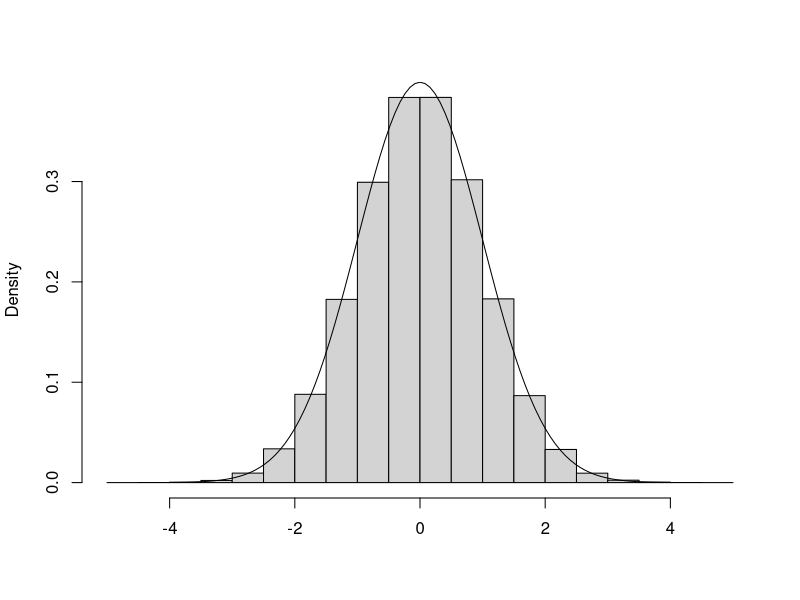
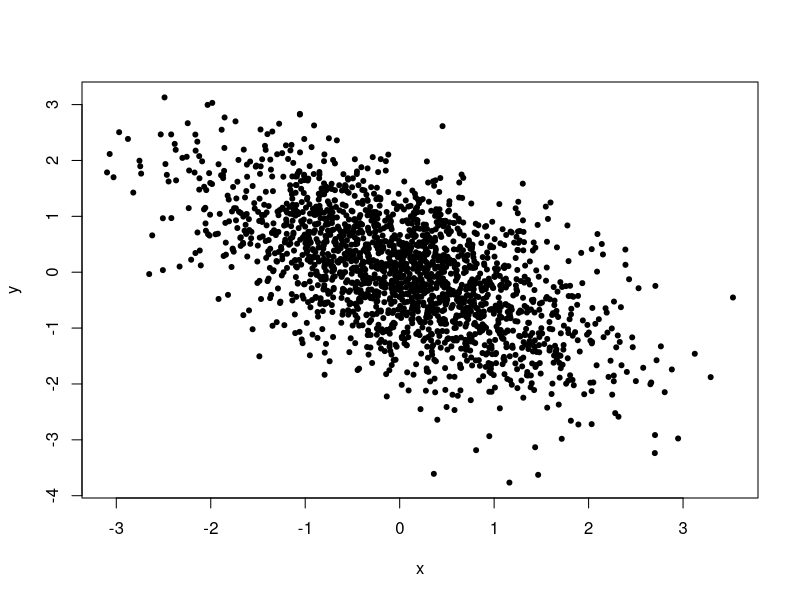

Source code (R) for these figures, in order:
## ---- chunk 1
knitr::opts_chunk$set(echo = TRUE)
## ---- chunk 2
# Generate a random 0-1 sequence with no adjacent 1's
# count the number of 1's and take the average
# init:   initial sequence
# n:       number of steps to run the chain

adjacent <- function(init, n)
{ k <- length(init)
 tot <- 0  # total number of 1's
 new <-c(2, init,2)  # pad sequence at the ends
 for (i in 1:n) { 
 index <- 1 +sample(1:k,1)
 newbit <- 0 + !new[index]   # flip the bit
 if (newbit==0) {
 	new[index] <- 0
 	tot <- tot+sum(new)
 	next} else {
 		if (new[index-1]==1 | new[index+1] ==1) {
 			tot <-tot + sum(new)
 			next}
 		else {new[index] <- 1} 
 	tot <- tot + sum(new)} 
} 
tot/n- 4  }  # subtract both endpoints
m <- 100
init <- rep(0,m)  # Start at sequence of all 0's

adjacent(init,100000)  # 27.75581

## ---- chunk 3
# Simulate power law simulation
set.seed(12345)
trials <- 1000000
simlist <- numeric(trials)
simlist[1] <- 2
for (i in 2:trials)
  {  	if (simlist[i-1] ==1) {
  		p <- (1/2)^(5/2)
  		new <- sample(c(1,2),1,prob=c(1-p,p))
  		simlist[i] <- new
  		} else { leftright <- sample(c(-1,1),1)
  			if  (leftright == -1)  { simlist[i] <- simlist[i-1] - 1} else {
  			    p <- (simlist[i-1]/(simlist[i-1]+1))^(3/2)
  			   simlist[i] <- sample(c(simlist[i-1],1+simlist[i-1]),1,prob=c(1-p,p))
  			} } } 
dat <- simlist[1000:trials]  # discard first 1000
tab <- table(dat)/length(dat)	
tab[1:9]

#          1          2          3          4          5          6          7          8          9 
# 0.40712171 0.14382768 0.07868861 0.05133328 0.03667964 0.02800197 0.02181880 0.01784182 0.01479278 
## ---- chunk 4
set.seed(12345)
trials <- 1000000
simlist <- numeric(trials)
state <- 0
for (i in 2:trials) {
  prop <- runif(1, state-1,state+1)
  acc <- exp(-(prop^2-state^2)/2)
  if (runif(1) < acc) state <- prop
  simlist[i] <- state
}
hist(simlist,xlab="",main="",prob=T)
curve(dnorm(x),-4,4,add=T)
## ---- chunk 5
rho <- - 0.60
trials <- 2000
sdev <- sqrt(1 - rho^2)
simlist <- matrix(rep(0,2*trials),ncol=2)
for (i in 2:trials) {
	simlist[i,1] <- rnorm(1,rho*simlist[i-1,2], sdev)
	simlist[i,2] <- rnorm(1, rho*simlist[i,1], sdev)
}
plot(simlist,pch=20,xlab="x",ylab="y",main="")
## ---- chunk 6

